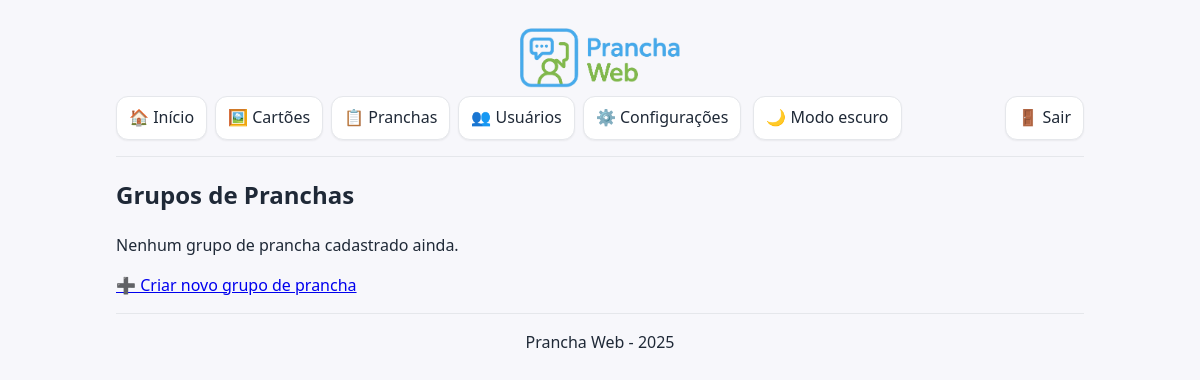
Page /pages/gerenciar_grupos_pranchas.php (signed in) on the earlier database version.
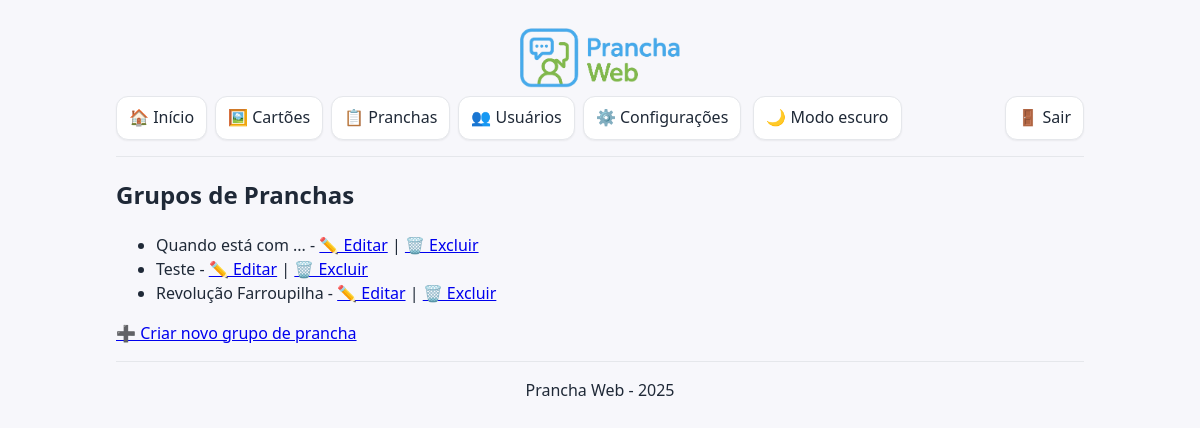
Same page on the later database version.
### tables this page shows
CREATE TABLE `grupos_pranchas` (
  `id` int(11) NOT NULL,
  `nome` varchar(100) NOT NULL
);

### includes/modelo_grupos_pranchas.php (called while the page is built, shortened)
<?php
function cx_gpr(): mysqli {
    $cx = new mysqli(DB_HOST, DB_USUARIO, DB_SENHA, DB_NOME);
    $cx->set_charset('utf8mb4');
    return $cx;
}
function listarGruposPranchas() {
    $conexao = cx_gpr();
    $grupos = [];
    $sql = "SELECT id, nome FROM grupos_pranchas";
    $comando = $conexao->prepare($sql);
    $comando->execute();
    $comando->bind_result($id, $nome);
    while ($comando->fetch()) {
        $grupos[] = ['id' => $id, 'nome' => $nome];
    }
    return $grupos;
}
?>

### includes/controle_grupos_pranchas.php (called while the page is built)
<?php
require_once 'modelo_grupos_pranchas.php';
$lista_grupos_pranchas = listarGruposPranchas();
?>

### pages/gerenciar_grupos_pranchas.php (the view, shortened to what this page needs)
<?php
include '../includes/cabecalho.php';
require_once '../includes/controle_grupos_pranchas.php';
?>
<h2>Grupos de Pranchas</h2>
<?php if (count($lista_grupos_pranchas) > 0): ?>
    <ul>
        <?php foreach ($lista_grupos_pranchas as $grupo): ?>
            <li>
                <?php echo htmlspecialchars($grupo['nome']); ?> -
                <a href="editar_grupo_prancha.php?id=<?php echo $grupo['id']; ?>">✏️ Editar</a> |
                <a href="../includes/controle_excluir_grupo_prancha.php?id=<?php echo $grupo['id']; ?>" onclick="return confirm('Tem certeza que deseja excluir este grupo?');">🗑️ Excluir</a>
            </li>
        <?php endforeach; ?>
    </ul>
<?php else: ?>
    <p>Nenhum grupo de prancha cadastrado ainda.</p>
<?php endif; ?>
<p><a href="criar_grupo_prancha.php">➕ Criar novo grupo de prancha</a></p>
<?php include '../includes/rodape.php'; ?>

Differences in the rows shown:
added grupos_pranchas: nome "Quando está com ..."
added grupos_pranchas: nome "Teste"
added grupos_pranchas: nome "Revolução Farroupilha"
Other differences:
text no longer shown: "Nenhum grupo de prancha cadastrado ainda."
